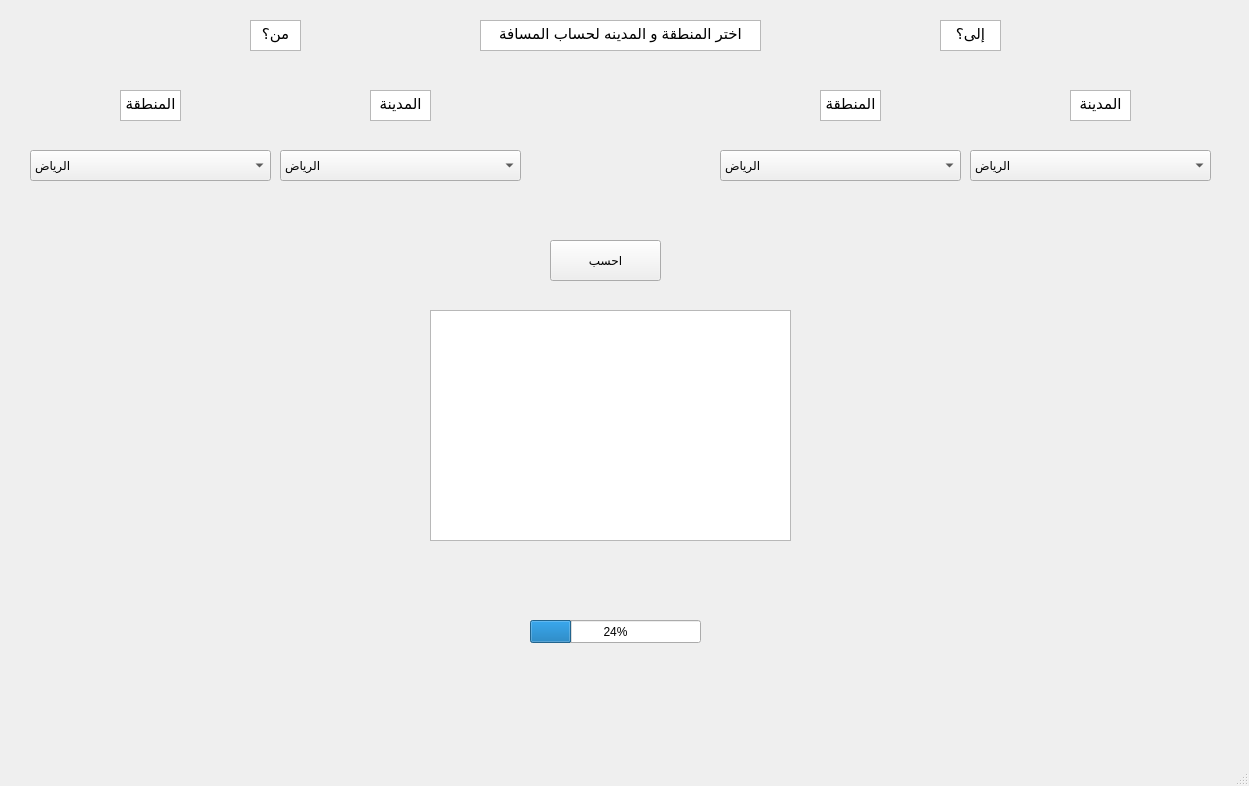
<?xml version="1.0" encoding="UTF-8"?>
<ui version="4.0">
 <class>MainWindow</class>
 <widget class="QMainWindow" name="MainWindow">
  <property name="geometry">
   <rect>
    <x>0</x>
    <y>0</y>
    <width>1249</width>
    <height>786</height>
   </rect>
  </property>
  <property name="windowTitle">
   <string>MainWindow</string>
  </property>
  <widget class="QWidget" name="centralwidget">
   <widget class="QComboBox" name="comboBox">
    <property name="geometry">
     <rect>
      <x>30</x>
      <y>150</y>
      <width>241</width>
      <height>31</height>
     </rect>
    </property>
    <item>
     <property name="text">
      <string>الرياض</string>
     </property>
    </item>
    <item>
     <property name="text">
      <string>جدة</string>
     </property>
    </item>
    <item>
     <property name="text">
      <string>مكة</string>
     </property>
    </item>
   </widget>
   <widget class="QComboBox" name="comboBox_2">
    <property name="geometry">
     <rect>
      <x>280</x>
      <y>150</y>
      <width>241</width>
      <height>31</height>
     </rect>
    </property>
    <item>
     <property name="text">
      <string>الرياض</string>
     </property>
    </item>
    <item>
     <property name="text">
      <string>جدة</string>
     </property>
    </item>
    <item>
     <property name="text">
      <string>مكة</string>
     </property>
    </item>
   </widget>
   <widget class="QComboBox" name="comboBox_3">
    <property name="geometry">
     <rect>
      <x>970</x>
      <y>150</y>
      <width>241</width>
      <height>31</height>
     </rect>
    </property>
    <item>
     <property name="text">
      <string>الرياض</string>
     </property>
    </item>
    <item>
     <property name="text">
      <string>جدة</string>
     </property>
    </item>
    <item>
     <property name="text">
      <string>مكة</string>
     </property>
    </item>
   </widget>
   <widget class="QComboBox" name="comboBox_4">
    <property name="geometry">
     <rect>
      <x>720</x>
      <y>150</y>
      <width>241</width>
      <height>31</height>
     </rect>
    </property>
    <item>
     <property name="text">
      <string>الرياض</string>
     </property>
    </item>
    <item>
     <property name="text">
      <string>جدة</string>
     </property>
    </item>
    <item>
     <property name="text">
      <string>مكة</string>
     </property>
    </item>
   </widget>
   <widget class="QTextBrowser" name="textBrowser">
    <property name="geometry">
     <rect>
      <x>250</x>
      <y>20</y>
      <width>51</width>
      <height>31</height>
     </rect>
    </property>
    <property name="html">
     <string>&lt;!DOCTYPE HTML PUBLIC &quot;-//W3C//DTD HTML 4.0//EN&quot; &quot;http://www.w3.org/TR/REC-html40/strict.dtd&quot;&gt;
&lt;html&gt;&lt;head&gt;&lt;meta name=&quot;qrichtext&quot; content=&quot;1&quot; /&gt;&lt;style type=&quot;text/css&quot;&gt;
p, li { white-space: pre-wrap; }
&lt;/style&gt;&lt;/head&gt;&lt;body style=&quot; font-family:'MS Shell Dlg 2'; font-size:8.25pt; font-weight:400; font-style:normal;&quot;&gt;
&lt;p align=&quot;center&quot; style=&quot; margin-top:0px; margin-bottom:0px; margin-left:0px; margin-right:0px; -qt-block-indent:0; text-indent:0px;&quot;&gt;&lt;span style=&quot; font-size:11pt;&quot;&gt;من؟&lt;/span&gt;&lt;/p&gt;&lt;/body&gt;&lt;/html&gt;</string>
    </property>
   </widget>
   <widget class="QTextBrowser" name="textBrowser_2">
    <property name="geometry">
     <rect>
      <x>940</x>
      <y>20</y>
      <width>61</width>
      <height>31</height>
     </rect>
    </property>
    <property name="html">
     <string>&lt;!DOCTYPE HTML PUBLIC &quot;-//W3C//DTD HTML 4.0//EN&quot; &quot;http://www.w3.org/TR/REC-html40/strict.dtd&quot;&gt;
&lt;html&gt;&lt;head&gt;&lt;meta name=&quot;qrichtext&quot; content=&quot;1&quot; /&gt;&lt;style type=&quot;text/css&quot;&gt;
p, li { white-space: pre-wrap; }
&lt;/style&gt;&lt;/head&gt;&lt;body style=&quot; font-family:'MS Shell Dlg 2'; font-size:8.25pt; font-weight:400; font-style:normal;&quot;&gt;
&lt;p align=&quot;center&quot; style=&quot; margin-top:0px; margin-bottom:0px; margin-left:0px; margin-right:0px; -qt-block-indent:0; text-indent:0px;&quot;&gt;&lt;span style=&quot; font-size:11pt;&quot;&gt;إلى؟&lt;/span&gt;&lt;/p&gt;&lt;/body&gt;&lt;/html&gt;</string>
    </property>
   </widget>
   <widget class="QProgressBar" name="progressBar">
    <property name="geometry">
     <rect>
      <x>530</x>
      <y>620</y>
      <width>171</width>
      <height>23</height>
     </rect>
    </property>
    <property name="value">
     <number>24</number>
    </property>
   </widget>
   <widget class="QTableView" name="tableView">
    <property name="geometry">
     <rect>
      <x>430</x>
      <y>310</y>
      <width>361</width>
      <height>231</height>
     </rect>
    </property>
   </widget>
   <widget class="QPushButton" name="pushButton">
    <property name="geometry">
     <rect>
      <x>550</x>
      <y>240</y>
      <width>111</width>
      <height>41</height>
     </rect>
    </property>
    <property name="text">
     <string>احسب</string>
    </property>
   </widget>
   <widget class="QTextBrowser" name="textBrowser_3">
    <property name="geometry">
     <rect>
      <x>120</x>
      <y>90</y>
      <width>61</width>
      <height>31</height>
     </rect>
    </property>
    <property name="html">
     <string>&lt;!DOCTYPE HTML PUBLIC &quot;-//W3C//DTD HTML 4.0//EN&quot; &quot;http://www.w3.org/TR/REC-html40/strict.dtd&quot;&gt;
&lt;html&gt;&lt;head&gt;&lt;meta name=&quot;qrichtext&quot; content=&quot;1&quot; /&gt;&lt;style type=&quot;text/css&quot;&gt;
p, li { white-space: pre-wrap; }
&lt;/style&gt;&lt;/head&gt;&lt;body style=&quot; font-family:'MS Shell Dlg 2'; font-size:8.25pt; font-weight:400; font-style:normal;&quot;&gt;
&lt;p align=&quot;center&quot; style=&quot; margin-top:0px; margin-bottom:0px; margin-left:0px; margin-right:0px; -qt-block-indent:0; text-indent:0px;&quot;&gt;&lt;span style=&quot; font-size:11pt;&quot;&gt;المنطقة&lt;/span&gt;&lt;/p&gt;&lt;/body&gt;&lt;/html&gt;</string>
    </property>
   </widget>
   <widget class="QTextBrowser" name="textBrowser_4">
    <property name="geometry">
     <rect>
      <x>370</x>
      <y>90</y>
      <width>61</width>
      <height>31</height>
     </rect>
    </property>
    <property name="html">
     <string>&lt;!DOCTYPE HTML PUBLIC &quot;-//W3C//DTD HTML 4.0//EN&quot; &quot;http://www.w3.org/TR/REC-html40/strict.dtd&quot;&gt;
&lt;html&gt;&lt;head&gt;&lt;meta name=&quot;qrichtext&quot; content=&quot;1&quot; /&gt;&lt;style type=&quot;text/css&quot;&gt;
p, li { white-space: pre-wrap; }
&lt;/style&gt;&lt;/head&gt;&lt;body style=&quot; font-family:'MS Shell Dlg 2'; font-size:8.25pt; font-weight:400; font-style:normal;&quot;&gt;
&lt;p align=&quot;center&quot; style=&quot; margin-top:0px; margin-bottom:0px; margin-left:0px; margin-right:0px; -qt-block-indent:0; text-indent:0px;&quot;&gt;&lt;span style=&quot; font-size:11pt;&quot;&gt;المدينة&lt;/span&gt;&lt;/p&gt;&lt;/body&gt;&lt;/html&gt;</string>
    </property>
   </widget>
   <widget class="QTextBrowser" name="textBrowser_5">
    <property name="geometry">
     <rect>
      <x>1070</x>
      <y>90</y>
      <width>61</width>
      <height>31</height>
     </rect>
    </property>
    <property name="html">
     <string>&lt;!DOCTYPE HTML PUBLIC &quot;-//W3C//DTD HTML 4.0//EN&quot; &quot;http://www.w3.org/TR/REC-html40/strict.dtd&quot;&gt;
&lt;html&gt;&lt;head&gt;&lt;meta name=&quot;qrichtext&quot; content=&quot;1&quot; /&gt;&lt;style type=&quot;text/css&quot;&gt;
p, li { white-space: pre-wrap; }
&lt;/style&gt;&lt;/head&gt;&lt;body style=&quot; font-family:'MS Shell Dlg 2'; font-size:8.25pt; font-weight:400; font-style:normal;&quot;&gt;
&lt;p align=&quot;center&quot; style=&quot; margin-top:0px; margin-bottom:0px; margin-left:0px; margin-right:0px; -qt-block-indent:0; text-indent:0px;&quot;&gt;&lt;span style=&quot; font-size:11pt;&quot;&gt;المدينة&lt;/span&gt;&lt;/p&gt;&lt;/body&gt;&lt;/html&gt;</string>
    </property>
   </widget>
   <widget class="QTextBrowser" name="textBrowser_6">
    <property name="geometry">
     <rect>
      <x>820</x>
      <y>90</y>
      <width>61</width>
      <height>31</height>
     </rect>
    </property>
    <property name="html">
     <string>&lt;!DOCTYPE HTML PUBLIC &quot;-//W3C//DTD HTML 4.0//EN&quot; &quot;http://www.w3.org/TR/REC-html40/strict.dtd&quot;&gt;
&lt;html&gt;&lt;head&gt;&lt;meta name=&quot;qrichtext&quot; content=&quot;1&quot; /&gt;&lt;style type=&quot;text/css&quot;&gt;
p, li { white-space: pre-wrap; }
&lt;/style&gt;&lt;/head&gt;&lt;body style=&quot; font-family:'MS Shell Dlg 2'; font-size:8.25pt; font-weight:400; font-style:normal;&quot;&gt;
&lt;p align=&quot;center&quot; style=&quot; margin-top:0px; margin-bottom:0px; margin-left:0px; margin-right:0px; -qt-block-indent:0; text-indent:0px;&quot;&gt;&lt;span style=&quot; font-size:11pt;&quot;&gt;المنطقة&lt;/span&gt;&lt;/p&gt;&lt;/body&gt;&lt;/html&gt;</string>
    </property>
   </widget>
   <widget class="QTextBrowser" name="textBrowser_7">
    <property name="geometry">
     <rect>
      <x>480</x>
      <y>20</y>
      <width>281</width>
      <height>31</height>
     </rect>
    </property>
    <property name="html">
     <string>&lt;!DOCTYPE HTML PUBLIC &quot;-//W3C//DTD HTML 4.0//EN&quot; &quot;http://www.w3.org/TR/REC-html40/strict.dtd&quot;&gt;
&lt;html&gt;&lt;head&gt;&lt;meta name=&quot;qrichtext&quot; content=&quot;1&quot; /&gt;&lt;style type=&quot;text/css&quot;&gt;
p, li { white-space: pre-wrap; }
&lt;/style&gt;&lt;/head&gt;&lt;body style=&quot; font-family:'MS Shell Dlg 2'; font-size:8.25pt; font-weight:400; font-style:normal;&quot;&gt;
&lt;p align=&quot;center&quot; style=&quot; margin-top:0px; margin-bottom:0px; margin-left:0px; margin-right:0px; -qt-block-indent:0; text-indent:0px;&quot;&gt;&lt;span style=&quot; font-size:11pt;&quot;&gt;اختر المنطقة و المدينه لحساب المسافة&lt;/span&gt;&lt;/p&gt;&lt;/body&gt;&lt;/html&gt;</string>
    </property>
   </widget>
  </widget>
  <widget class="QMenuBar" name="menubar">
   <property name="geometry">
    <rect>
     <x>0</x>
     <y>0</y>
     <width>1249</width>
     <height>21</height>
    </rect>
   </property>
  </widget>
  <widget class="QStatusBar" name="statusbar"/>
 </widget>
 <resources/>
 <connections/>
</ui>
